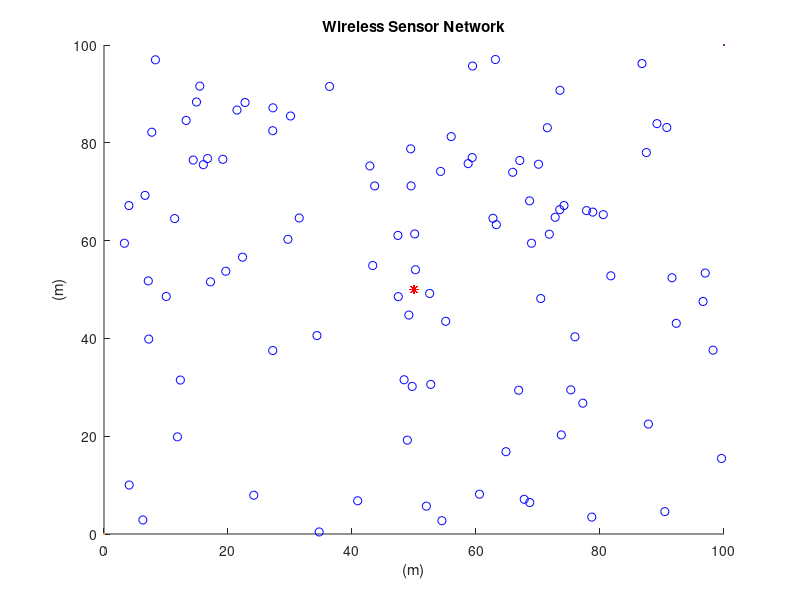

MATLAB code for this plot: (Note: this script raises an error after producing the figure.)
%%%%%%%%%%%%%%%%%%%%%%%%%%%%%%%%%%%%%%%%%%%%%%%%%%%%%%%%%%%%%%%%%%%%%%%%
%                          LEACH Protocol                              %
%                          Part of Thesis:                             %
%       Energy-Efficient Protocols In Wireless Sensor Networks         %
%                                                                      %
% (c) Alexandros Nikolaos Zattas                                       %
% University of Peloponnese                                            %
% Department of Informatics and Telecommunications                     %
% For any related questions or additional information                  %
% send an e-mail to:                                                   %
% alexzattas@gmail.com                                                 %
%%%%%%%%%%%%%%%%%%%%%%%%%%%%%%%%%%%%%%%%%%%%%%%%%%%%%%%%%%%%%%%%%%%%%%%%


close all;
clear;
clc;

%%%%%%%%%%%%%%%%%%%% Network Establishment Parameters %%%%%%%%%%%%%%%%%%%%

%%% Area of Operation %%%

% Field Dimensions in meters %
xm=100;
ym=100;
x=0; % added for better display results of the plot
y=0; % added for better display results of the plot
% Number of Nodes in the field %
n=100;
% Number of Dead Nodes in the beggining %
dead_nodes=0;
% Coordinates of the Sink (location is predetermined in this simulation) %
sinkx=50;
sinky=50;

%%% Energy Values %%%
% Initial Energy of a Node (in Joules) % 
Eo=2; % units in Joules
% Energy required to run circuity (both for transmitter and receiver) %
Eelec=50*10^(-9); % units in Joules/bit
ETx=50*10^(-9); % units in Joules/bit
ERx=50*10^(-9); % units in Joules/bit
% Transmit Amplifier Types %
Eamp=100*10^(-12); % units in Joules/bit/m^2 (amount of energy spent by the amplifier to transmit the bits)
% Data Aggregation Energy %
EDA=5*10^(-9); % units in Joules/bit
% Size of data package %
k=4000; % units in bits
% Suggested percentage of cluster head %
p=0.05; % a 5 percent of the total amount of nodes used in the network is proposed to give good results
% Number of Clusters %
No=p*n; 
% Round of Operation %
rnd=0;
% Current Number of operating Nodes %
operating_nodes=n;
transmissions=0;
temp_val=0;
flag1stdead=0;
%%%%%%%%%%%%%%%%%%%%%%%%%%% End of Parameters %%%%%%%%%%%%%%%%%%%%%%%%%%%%



            %%% Creation of the Wireless Sensor Network %%%

% Plotting the WSN %
for i=1:n
    
    SN(i).id=i;	% sensor's ID number
    SN(i).x=rand(1,1)*xm;	% X-axis coordinates of sensor node
    SN(i).y=rand(1,1)*ym;	% Y-axis coordinates of sensor node
    SN(i).E=Eo;     % nodes energy levels (initially set to be equal to "Eo"
    SN(i).role=0;   % node acts as normal if the value is '0', if elected as a cluster head it  gets the value '1' (initially all nodes are normal)
    SN(i).cluster=0;	% the cluster which a node belongs to
    SN(i).cond=1;	% States the current condition of the node. when the node is operational its value is =1 and when dead =0
    SN(i).rop=0;	% number of rounds node was operational
    SN(i).rleft=0;  % rounds left for node to become available for Cluster Head election
    SN(i).dtch=0;	% nodes distance from the cluster head of the cluster in which he belongs
    SN(i).dts=0;    % nodes distance from the sink
    SN(i).tel=0;	% states how many times the node was elected as a Cluster Head
    SN(i).rn=0;     % round node got elected as cluster head
    SN(i).chid=0;   % node ID of the cluster head which the "i" normal node belongs to

    
    hold on;
    figure(1)
    plot(x,y,xm,ym,SN(i).x,SN(i).y,'ob',sinkx,sinky,'*r');
    title 'Wireless Sensor Network';
    xlabel '(m)';
    ylabel '(m)';
    
end
 


                      %%%%%% Set-Up Phase %%%%%% 
                      
graphics_toolkit("gnuplot")             

while operating_nodes>0
        
    % Displays Current Round %     
    rnd     

    % Threshold Value %
    t=(p/(1-p*(mod(rnd,1/p))));
    
    % Re-election Value %
    tleft=mod(rnd,1/p);
 
    % Reseting Previous Amount Of Cluster Heads In the Network %
    CLheads=0;
    
    % Reseting Previous Amount Of Energy Consumed In the Network on the Previous Round %
    energy=0;
 
        
        
% Cluster Heads Election %
    
        for i=1:n
            SN(i).cluster=0;    % reseting cluster in which the node belongs to
            SN(i).role=0;       % reseting node role
            SN(i).chid=0;       % reseting cluster head id
            if SN(i).rleft>0
               SN(i).rleft=SN(i).rleft-1;
            end
            if (SN(i).E>0) && (SN(i).rleft==0)
                generate=rand;	
                    if generate< t
                    SN(i).role=1;	% assigns the node role of acluster head
                    SN(i).rn=rnd;	% Assigns the round that the cluster head was elected to the data table
                    SN(i).tel=SN(i).tel + 1;   
                    SN(i).rleft=1/p-tleft;    % rounds for which the node will be unable to become a CH
                    SN(i).dts=sqrt((sinkx-SN(i).x)^2 + (sinky-SN(i).y)^2); % calculates the distance between the sink and the cluster hea
                    CLheads=CLheads+1;	% sum of cluster heads that have been elected 
                    SN(i).cluster=CLheads; % cluster of which the node got elected to be cluster head
                    CL(CLheads).x=SN(i).x; % X-axis coordinates of elected cluster head
                    CL(CLheads).y=SN(i).y; % Y-axis coordinates of elected cluster head
                    CL(CLheads).id=i; % Assigns the node ID of the newly elected cluster head to an array
                    end
        
            end
        end
        
	% Fixing the size of "CL" array %
	CL=CL(1:CLheads);
  
    
    
    
% Grouping the Nodes into Clusters & caclulating the distance between node and cluster head %
     
       for i=1:n
        if  (SN(i).role==0) && (SN(i).E>0) && (CLheads>0) % if node is normal
            for m=1:CLheads
            d(m)=sqrt((CL(m).x-SN(i).x)^2 + (CL(m).y-SN(i).y)^2);
            % we calculate the distance 'd' between the sensor node that is
            % transmitting and the cluster head that is receiving with the following equation+ 
            % d=sqrt((x2-x1)^2 + (y2-y1)^2) where x2 and y2 the coordinates of
            % the cluster head and x1 and y1 the coordinates of the transmitting node
            end
        d=d(1:CLheads); % fixing the size of "d" array
        [M,I]=min(d(:)); % finds the minimum distance of node to CH
        [Row, Col] = ind2sub(size(d),I); % displays the Cluster Number in which this node belongs too
        SN(i).cluster=Col; % assigns node to the cluster
        SN(i).dtch= d(Col); % assigns the distance of node to CH
        SN(i).chid=CL(Col).id;
        end
       end
       
        
       
                           %%%%%% Steady-State Phase %%%%%%
                      
  
% Energy Dissipation for normal nodes %
    
    for i=1:n
       if (SN(i).cond==1) && (SN(i).role==0) && (CLheads>0)
       	if SN(i).E>0
            ETx= Eelec*k + Eamp * k * SN(i).dtch^2;
            SN(i).E=SN(i).E - ETx;
            energy=energy+ETx;
            
        % Dissipation for cluster head during reception
        if SN(SN(i).chid).E>0 && SN(SN(i).chid).cond==1 && SN(SN(i).chid).role==1
            ERx=(Eelec+EDA)*k;
            energy=energy+ERx;
            SN(SN(i).chid).E=SN(SN(i).chid).E - ERx;
             if SN(SN(i).chid).E<=0  % if cluster heads energy depletes with reception
                SN(SN(i).chid).cond=0;
                SN(SN(i).chid).rop=rnd;
                dead_nodes=dead_nodes +1;
                operating_nodes= operating_nodes - 1
             end
        end
        end
        
        
        if SN(i).E<=0       % if nodes energy depletes with transmission
        dead_nodes=dead_nodes +1;
        operating_nodes= operating_nodes - 1
        SN(i).cond=0;
        SN(i).chid=0;
        SN(i).rop=rnd;
        end
        
      end
    end            
    
    
    
% Energy Dissipation for cluster head nodes %
   
   for i=1:n
     if (SN(i).cond==1)  && (SN(i).role==1)
         if SN(i).E>0
            ETx= (Eelec+EDA)*k + Eamp * k * SN(i).dts^2;
            SN(i).E=SN(i).E - ETx;
            energy=energy+ETx;
         end
         if  SN(i).E<=0     % if cluster heads energy depletes with transmission
         dead_nodes=dead_nodes +1;
         operating_nodes= operating_nodes - 1
         SN(i).cond=0;
         SN(i).rop=rnd;
         end
     end
   end

   

  
    if operating_nodes<n && temp_val==0
        temp_val=1;
        flag1stdead=rnd
    end
    % Display Number of Cluster Heads of this round %
    %CLheads;
   
    
    transmissions=transmissions+1;
    if CLheads==0
    transmissions=transmissions-1;
    end
    
 
    % Next Round %
    rnd= rnd +1;
    
    tr(transmissions)=operating_nodes;
    op(rnd)=operating_nodes;
    

    if energy>0
    nrg(transmissions)=energy;
    end
    

end


sum=0;
for i=1:flag1stdead
    sum=nrg(i) + sum;
end

temp1=sum/flag1stdead;
temp2=temp1/n;

for i=1:flag1stdead
avg_node(i)=temp2;
end
    
    % Plotting Simulation Results "Operating Nodes per Round" %
    figure(2)
    plot(1:rnd,op(1:rnd),'-b','Linewidth',2);
    title ({'LEACH'; 'Operating Nodes per Round';})
    xlabel 'Rounds';
    ylabel 'Operational Nodes';
    hold on;
    
    % Plotting Simulation Results  %
    figure(3)
    plot(1:transmissions,tr(1:transmissions),'-r','Linewidth',2);
    title ({'LEACH'; 'Operational Nodes per Transmission';})
    xlabel 'Transmissions';
    ylabel 'Operational Nodes';
    hold on;
    
    % Plotting Simulation Results  %
    figure(4)
    plot(1:flag1stdead,nrg(1:flag1stdead),'-r','Linewidth',2);
    title ({'LEACH'; 'Energy consumed per Transmission';})
    xlabel 'Transmission';
    ylabel 'Energy ( J )';
    hold on;
    

    % Plotting Simulation Results  %
    figure(5)
    plot(1:flag1stdead,avg_node(1:flag1stdead),'-b','Linewidth',2);
    title ({'LEACH'; 'Average Energy consumed by a Node per Transmission';})
    xlabel 'Transmissions';
    ylabel 'Energy ( J )';
    hold on;
  
  